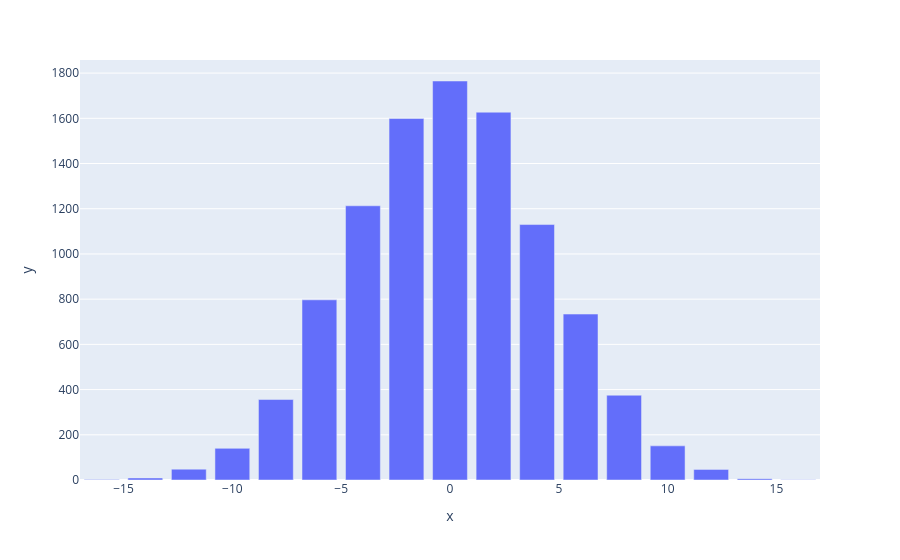

Here is the notebook cell this chart was saved with:
### Code cell
px.bar(x=[i for i in data.keys()], y=[i for i in data.values()])

### Figure 1 — Plotly figure (JSON) as saved in the notebook; plotly's stock layout.template omitted (floating-point values rounded to 4 significant figures)
{"data": [{"alignmentgroup": "True", "hovertemplate": "x=%{x}<br>y=%{y}<extra></extra>", "legendgroup": "", "marker": {"color": "#636efa", "pattern": {"shape": ""}}, "name": "", "offsetgroup": "", "orientation": "v", "showlegend": false, "textposition": "auto", "type": "bar", "x": [-4, 2, 0, -2, -6, 10, 4, -8, 6, 8, -10, -12, 12, -16, -14, 16, 14], "xaxis": "x", "y": [1213, 1627, 1765, 1599, 797, 151, 1130, 356, 734, 375, 140, 48, 47, 2, 9, 1, 6], "yaxis": "y"}], "layout": {"barmode": "relative", "legend": {"tracegroupgap": 0}, "margin": {"t": 60}, "xaxis": {"anchor": "y", "domain": [0, 1], "title": {"text": "x"}}, "yaxis": {"anchor": "x", "domain": [0, 1], "title": {"text": "y"}}}}
